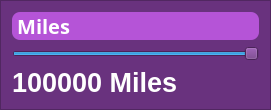
                     <widget class="QFrame" name="mile_frame">
                      <property name="minimumSize">
                       <size>
                        <width>271</width>
                        <height>109</height>
                       </size>
                      </property>
                      <property name="maximumSize">
                       <size>
                        <width>16777215</width>
                        <height>200</height>
                       </size>
                      </property>
                      <property name="styleSheet">
                       <string notr="true">QFrame {
	background-color: rgb(105, 50, 126);
}</string>
                      </property>
                      <property name="frameShape">
                       <enum>QFrame::StyledPanel</enum>
                      </property>
                      <property name="frameShadow">
                       <enum>QFrame::Raised</enum>
                      </property>
                      <layout class="QVBoxLayout" name="verticalLayout_10">
                       <item alignment="Qt::AlignTop">
                        <widget class="QLabel" name="miles_bar">
                         <property name="styleSheet">
                          <string notr="true">QLabel {
	background-color: #B554D7;
	border-radius: 8px; 
	font-size: 20px;
	font-weight: bold;
	font-family: Open Sans; 
	color:white;
} </string>
                         </property>
                         <property name="text">
                          <string> Miles</string>
                         </property>
                        </widget>
                       </item>
                       <item>
                        <widget class="QSlider" name="slider_miles">
                         <property name="cursor">
                          <cursorShape>PointingHandCursor</cursorShape>
                         </property>
                         <property name="styleSheet">
                          <string notr="true">background-color: rgb(105, 50, 126);</string>
                         </property>
                         <property name="maximum">
                          <number>100000</number>
                         </property>
                         <property name="pageStep">
                          <number>1</number>
                         </property>
                         <property name="sliderPosition">
                          <number>100000</number>
                         </property>
                         <property name="orientation">
                          <enum>Qt::Horizontal</enum>
                         </property>
                         <property name="tickPosition">
                          <enum>QSlider::NoTicks</enum>
                         </property>
                        </widget>
                       </item>
                       <item>
                        <widget class="QLabel" name="mile_label">
                         <property name="styleSheet">
                          <string notr="true">QLabel {
	color:white;
	font-size:20pt;
	font-weight:bold;
}</string>
                         </property>
                         <property name="text">
                          <string>100000 Miles</string>
                         </property>
                        </widget>
                       </item>
                      </layout>
                     </widget>
